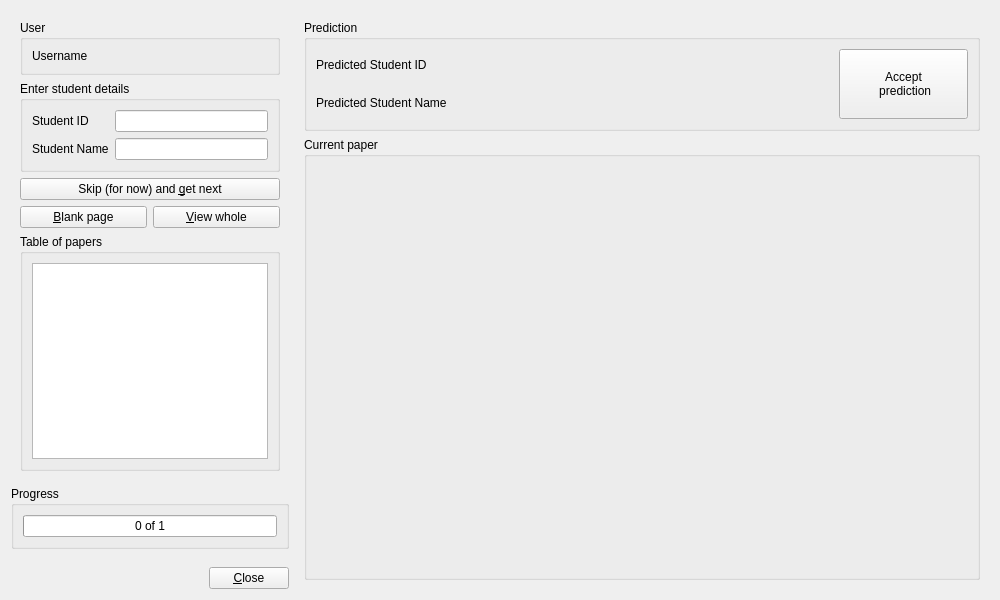
<?xml version="1.0" encoding="UTF-8"?>
<ui version="4.0">
 <class>IdentifyWindow</class>
 <widget class="QWidget" name="IdentifyWindow">
  <property name="windowModality">
   <enum>Qt::ApplicationModal</enum>
  </property>
  <property name="geometry">
   <rect>
    <x>0</x>
    <y>0</y>
    <width>1000</width>
    <height>600</height>
   </rect>
  </property>
  <property name="sizePolicy">
   <sizepolicy hsizetype="Expanding" vsizetype="Expanding">
    <horstretch>1</horstretch>
    <verstretch>1</verstretch>
   </sizepolicy>
  </property>
  <property name="baseSize">
   <size>
    <width>0</width>
    <height>0</height>
   </size>
  </property>
  <property name="windowTitle">
   <string>Identify papers</string>
  </property>
  <layout class="QGridLayout" name="gridLayout_5">
   <property name="sizeConstraint">
    <enum>QLayout::SetDefaultConstraint</enum>
   </property>
   <item row="4" column="0">
    <layout class="QHBoxLayout" name="horizontalLayout">
     <property name="sizeConstraint">
      <enum>QLayout::SetDefaultConstraint</enum>
     </property>
     <item>
      <spacer name="horizontalSpacer">
       <property name="orientation">
        <enum>Qt::Horizontal</enum>
       </property>
       <property name="sizeHint" stdset="0">
        <size>
         <width>40</width>
         <height>20</height>
        </size>
       </property>
      </spacer>
     </item>
     <item>
      <widget class="QPushButton" name="closeButton">
       <property name="text">
        <string>&amp;Close</string>
       </property>
      </widget>
     </item>
    </layout>
   </item>
   <item row="0" column="1" rowspan="5">
    <widget class="QWidget" name="widget_2" native="true">
     <property name="sizePolicy">
      <sizepolicy hsizetype="Preferred" vsizetype="Preferred">
       <horstretch>5</horstretch>
       <verstretch>0</verstretch>
      </sizepolicy>
     </property>
     <layout class="QGridLayout" name="gridLayout_4">
      <property name="sizeConstraint">
       <enum>QLayout::SetDefaultConstraint</enum>
      </property>
      <item row="1" column="0">
       <widget class="QGroupBox" name="paperBox">
        <property name="sizePolicy">
         <sizepolicy hsizetype="Preferred" vsizetype="Expanding">
          <horstretch>0</horstretch>
          <verstretch>4</verstretch>
         </sizepolicy>
        </property>
        <property name="title">
         <string>Current paper</string>
        </property>
        <layout class="QGridLayout" name="gridLayout_7">
         <property name="sizeConstraint">
          <enum>QLayout::SetDefaultConstraint</enum>
         </property>
        </layout>
       </widget>
      </item>
      <item row="0" column="0">
       <widget class="QGroupBox" name="predictionBox">
        <property name="sizePolicy">
         <sizepolicy hsizetype="Preferred" vsizetype="Expanding">
          <horstretch>0</horstretch>
          <verstretch>1</verstretch>
         </sizepolicy>
        </property>
        <property name="title">
         <string>Prediction</string>
        </property>
        <layout class="QGridLayout" name="gridLayout_6">
         <item row="0" column="0">
          <widget class="QLabel" name="pSIDLabel">
           <property name="sizePolicy">
            <sizepolicy hsizetype="Expanding" vsizetype="Preferred">
             <horstretch>4</horstretch>
             <verstretch>0</verstretch>
            </sizepolicy>
           </property>
           <property name="text">
            <string>Predicted Student ID</string>
           </property>
          </widget>
         </item>
         <item row="1" column="0">
          <widget class="QLabel" name="pNameLabel">
           <property name="sizePolicy">
            <sizepolicy hsizetype="Expanding" vsizetype="Preferred">
             <horstretch>4</horstretch>
             <verstretch>0</verstretch>
            </sizepolicy>
           </property>
           <property name="text">
            <string>Predicted Student Name</string>
           </property>
          </widget>
         </item>
         <item row="0" column="1" rowspan="2">
          <widget class="QPushButton" name="predButton">
           <property name="sizePolicy">
            <sizepolicy hsizetype="Expanding" vsizetype="Expanding">
             <horstretch>1</horstretch>
             <verstretch>1</verstretch>
            </sizepolicy>
           </property>
           <property name="text">
            <string>Accept
 prediction</string>
           </property>
          </widget>
         </item>
        </layout>
       </widget>
      </item>
     </layout>
    </widget>
   </item>
   <item row="0" column="0">
    <widget class="QWidget" name="widget" native="true">
     <property name="sizePolicy">
      <sizepolicy hsizetype="Preferred" vsizetype="Preferred">
       <horstretch>2</horstretch>
       <verstretch>0</verstretch>
      </sizepolicy>
     </property>
     <layout class="QGridLayout" name="gridLayout_3">
      <property name="sizeConstraint">
       <enum>QLayout::SetNoConstraint</enum>
      </property>
      <item row="0" column="0">
       <widget class="QGroupBox" name="userBox">
        <property name="title">
         <string>User</string>
        </property>
        <layout class="QGridLayout" name="gridLayout">
         <property name="sizeConstraint">
          <enum>QLayout::SetDefaultConstraint</enum>
         </property>
         <item row="0" column="0">
          <widget class="QLabel" name="userLabel">
           <property name="text">
            <string>Username</string>
           </property>
          </widget>
         </item>
        </layout>
       </widget>
      </item>
      <item row="5" column="0">
       <widget class="QGroupBox" name="tableBox">
        <property name="title">
         <string>Table of papers</string>
        </property>
        <layout class="QGridLayout" name="gridLayout_2">
         <property name="sizeConstraint">
          <enum>QLayout::SetDefaultConstraint</enum>
         </property>
         <item row="0" column="0">
          <widget class="QTableView" name="tableView">
           <property name="editTriggers">
            <set>QAbstractItemView::NoEditTriggers</set>
           </property>
           <property name="selectionMode">
            <enum>QAbstractItemView::SingleSelection</enum>
           </property>
           <property name="selectionBehavior">
            <enum>QAbstractItemView::SelectRows</enum>
           </property>
          </widget>
         </item>
        </layout>
       </widget>
      </item>
      <item row="3" column="0">
       <widget class="QPushButton" name="nextButton">
        <property name="text">
         <string>Skip (for now) and &amp;get next</string>
        </property>
       </widget>
      </item>
      <item row="2" column="0">
       <widget class="QGroupBox" name="studentBox">
        <property name="title">
         <string>Enter student details</string>
        </property>
        <layout class="QFormLayout" name="formLayout">
         <property name="sizeConstraint">
          <enum>QLayout::SetDefaultConstraint</enum>
         </property>
         <item row="0" column="0">
          <widget class="QLabel" name="idLabel">
           <property name="text">
            <string>Student ID</string>
           </property>
          </widget>
         </item>
         <item row="0" column="1">
          <widget class="QLineEdit" name="idEdit"/>
         </item>
         <item row="1" column="0">
          <widget class="QLabel" name="nameLabel">
           <property name="text">
            <string>Student Name</string>
           </property>
          </widget>
         </item>
         <item row="1" column="1">
          <widget class="QLineEdit" name="nameEdit"/>
         </item>
        </layout>
       </widget>
      </item>
      <item row="4" column="0">
       <layout class="QHBoxLayout" name="horizontalLayout_2">
        <item>
         <widget class="QPushButton" name="blankButton">
          <property name="text">
           <string>&amp;Blank page</string>
          </property>
         </widget>
        </item>
        <item>
         <widget class="QPushButton" name="viewButton">
          <property name="text">
           <string>&amp;View whole</string>
          </property>
         </widget>
        </item>
       </layout>
      </item>
     </layout>
    </widget>
   </item>
   <item row="1" column="0">
    <widget class="QGroupBox" name="progressGroupBox">
     <property name="title">
      <string>Progress</string>
     </property>
     <layout class="QVBoxLayout" name="verticalLayout">
      <item>
       <widget class="QProgressBar" name="idProgressBar">
        <property name="maximum">
         <number>1</number>
        </property>
        <property name="value">
         <number>0</number>
        </property>
        <property name="format">
         <string>%v of %m</string>
        </property>
       </widget>
      </item>
     </layout>
    </widget>
   </item>
  </layout>
 </widget>
 <tabstops>
  <tabstop>idEdit</tabstop>
  <tabstop>nameEdit</tabstop>
  <tabstop>nextButton</tabstop>
  <tabstop>tableView</tabstop>
  <tabstop>closeButton</tabstop>
 </tabstops>
 <resources/>
 <connections/>
</ui>
